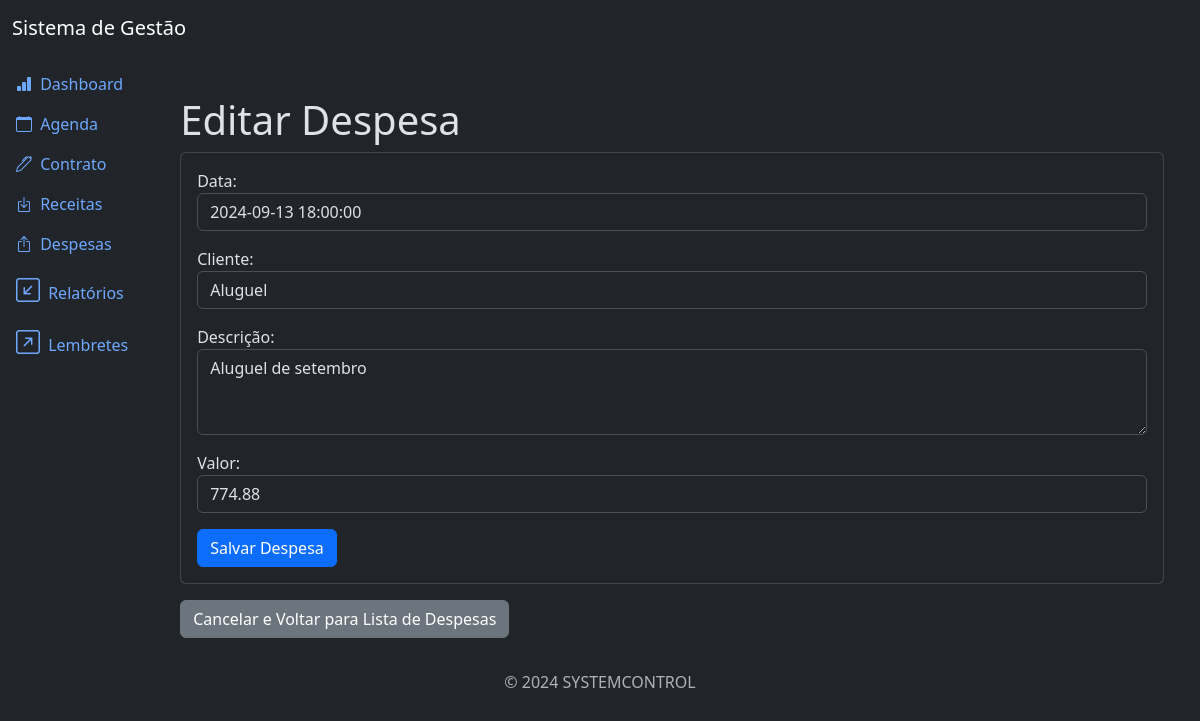
Screenshot of /outgoing/1/update/ (signed in) with the database file from the repository.
### outgoing/models.py (models this page shows, shortened)
class Outgoing(models.Model):
    date = models.DateTimeField()
    store = models.CharField(max_length=200, null=True, blank=True)
    description = models.CharField(max_length=200, null=True, blank=True)
    price = models.DecimalField(max_digits=20, decimal_places=2)
    created_at = models.DateTimeField(auto_now_add=True)
    update_at = models.DateTimeField(auto_now=True)
    class Meta:
        ordering = ['date']

### outgoing/views.py (the view)
# urls.py: path('outgoing/<int:pk>/update/', views.OutgoingUpdateView.as_view(), name='outgoing_update'),
class OutgoingUpdateView(LoginRequiredMixin, PermissionRequiredMixin, UpdateView):
    model = models.Outgoing
    template_name = 'outgoing_update.html'
    form_class = forms.OutgoingForm
    success_url = reverse_lazy('outgoing_list')
    permission_required = 'outgoing.change_outgoing'

### outgoing/forms.py
class OutgoingForm(forms.ModelForm):
    class Meta:
        model = models.Outgoing
        fields = ['date', 'store', 'description', 'price']
        widgets = {
            'date': forms.TextInput(attrs={'class': 'form-control'}),
            'store': forms.TextInput(attrs={'class': 'form-control'}),
            'description': forms.Textarea(attrs={'class': 'form-control', 'rows': 3}),
            'price': forms.NumberInput(attrs={'class': 'form-control'}),
        }
        labels = {
            'date': 'Data',
            'store' : 'Cliente',
            'description': 'Descrição',
            'price': 'Valor',
        }

### outgoing/templates/outgoing_update.html (shortened to what this page needs)
{% extends 'base.html' %}
{% block content %}
<div class="container mt-4">
    <h3 class="display-6">Editar Despesa</h3>
    <div class="card">
        <div class="card-body">
            <form method="post" class="form">
                {{ form.as_p }}
                <button type="submit" class="btn btn-primary">Salvar Despesa</button>
            </form>
        </div>
    </div>
    <a href="{% url 'outgoing_list' %}" class="btn btn-secondary mt-3">Cancelar e Voltar para Lista de Despesas</a>
</div>
{% endblock %}

### rows the page displays
Outgoing: date "2024-09-13 18:00:00", store "Aluguel", description "Aluguel de setembro", price "774.88"
